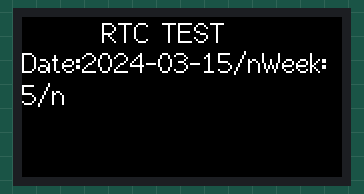
Recording of a sketch running on a simulated ESP32. Shown: 160×80 colour display. The local clock reads 2024-03-15 10:24:30 at power-on unless the sketch sets it.

Above: at 0.2 s.

The sketch:

rtc_4.ino
```cpp
#include <M5StickC.h>

RTC_DateTypeDef DateStruct;
void setup() {
  M5.begin();
  M5.Lcd.setRotation(3);
  M5.Lcd.fillScreen(BLACK);

  M5.Lcd.setTextSize(1);
  M5.Lcd.setCursor(40, 0, 2);
  M5.Lcd.println("RTC TEST");

  DateStruct.WeekDay = 3;
  DateStruct.Month = 3;
  DateStruct.Date = 22;
  DateStruct.Year = 2019;
  M5.Rtc.SetData(&DateStruct);
}

void loop() {
  M5.Rtc.GetData(&DateStruct);
  M5.Lcd.setCursor(0, 15);
  M5.Lcd.printf("Date:%04d-%02d-%02d/n",DateStruct.Year, DateStruct.Month,DateStruct.Date);
  M5.Lcd.printf("Week:%d/n",DateStruct.WeekDay);
  delay(500);
}
```
